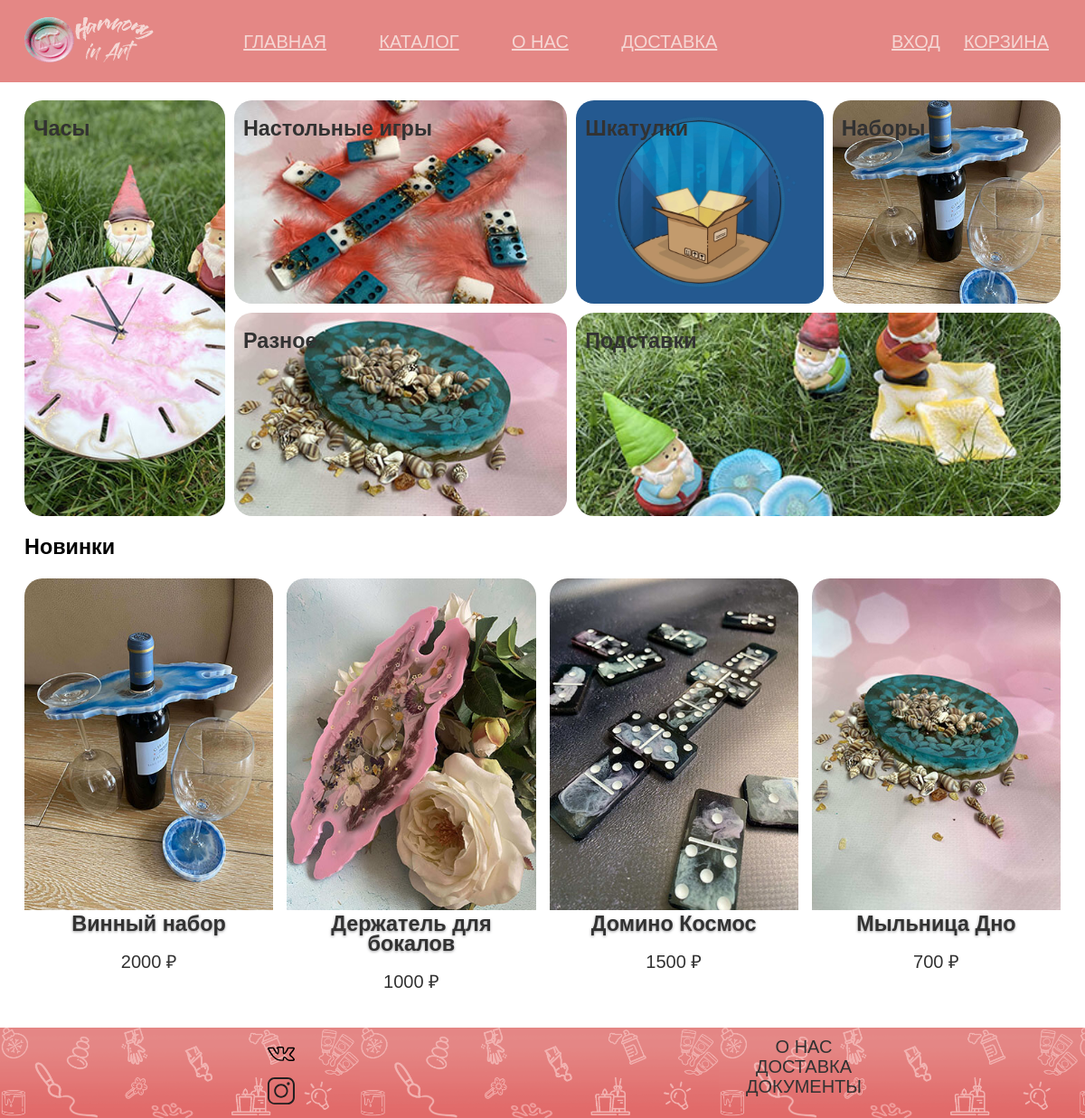
The page / on the database its author committed.
### tables this page shows
CREATE TABLE `categories` (
  `category_id` int(11) NOT NULL,
  `title` varchar(255) NOT NULL,
  `translation` varchar(255) NOT NULL,
  `photo` text NOT NULL
);

CREATE TABLE `goods` (
  `id` int(11) NOT NULL,
  `title` varchar(255) NOT NULL,
  `description` text DEFAULT NULL,
  `title_photo` text NOT NULL,
  `photos` text DEFAULT NULL,
  `price` int(11) NOT NULL
);

### index.php (called while the page is built, shortened)
<?php
require 'models/Category.php';
$newItems = Category::showCategoryNew();
$clock = Category::getCategoryById(1);
$boardGames = Category::getCategoryById(2);
$coster = Category::getCategoryById(3);
$kit = Category::getCategoryById(4);
$others = Category::getCategoryById(5);
$box = Category::getCategoryById(6);
require 'views/index_view.php';

### models/Category.php (called while the page is built, shortened)
<?php
class Category {
    public static function showCategoryNew() {
        $pdo = DBConnect::getConnection();
        $query = "SELECT goods.id, goods.title, title_photo, price
        FROM goods, connection, categories
        WHERE goods.id = good_id
        AND category_id = id_category
        AND categories.title = 'new'
        LIMIT 4;";
        return $pdo->query($query)->fetchAll();
    }
    public static function getCategoryById($id) {
        $pdo = DBConnect::getConnection();
        $query = "SELECT * FROM `categories` WHERE `category_id` = ?;;";
        $result = $pdo->prepare($query);
        $result->execute([$id]);
        return $result->fetch();
    }
}
?>

### views/index_view.php (the view, shortened to what this page needs)
<?php require 'Components/header.php'; ?>
    <main class="page-main">
        <section class="categories">
            <div class="category-clock category">
                <a class="category__link" href="catalog.php?id=<?=$clock['category_id']?>">
                    <h3><?= $clock['translation'] ?></h3>
                </a>
            </div>
            <div class="category-board-game category">
                <a class="category__link" href="catalog.php?id=<?=$boardGames['category_id']?>">
                    <h3><?= $boardGames['translation'] ?></h3>
                </a>
            </div>
            <div class="category-box category">
                <a class="category__link" href="catalog.php?id=<?=$box['category_id']?>">
                    <h3><?= $box['translation'] ?></h3>
                </a>
            </div>
            <div class="category-kit category">
                <a class="category__link" href="catalog.php?id=<?=$kit['category_id']?>">
                    <h3><?= $kit['translation'] ?></h3>
                </a>
            </div>
            <div class="category-others category">
                <a class="category__link" href="catalog.php?id=<?=$others['category_id']?>">
                    <h3><?= $others['translation'] ?></h3>
                </a>
            </div>
            <div class="category-coster category">
                <a class="category__link" href="catalog.php?id=<?=$coster['category_id']?>">
                    <h3><?= $coster['translation'] ?></h3>
                </a>
            </div>
        </section>
        <section class="new goods">
            <h3>Новинки</h3>
            <div class="goods-container">
                <?php foreach($newItems as $item) :?>
                    <a href="goods_detail.php?id=<?=$item['id']?>">
                <div class="goods__item">
                    <div>
                        <img class="good__img" src="<?= $item['title_photo']; ?>" width="100%" alt="<?= $item['title']; ?>">
                    </div>
                    <div>
                        <h3 class="good__title"><?= $item['title']; ?></h3>
                        <p class="good__price"><?= $item['price'] ?> <span class="rub">&#8381;</span></p>
                    </div>
                </div>
                    </a>
                <?php endforeach;?>
            </div>
        </section>
    </main>
<?php require 'components/footer.php'; ?>

### views/Components/header.php (shortened to what this page needs)
<!DOCTYPE html>
<html lang="ru">
  <head>
    <link rel="stylesheet" href="css/admin.css">
  </head>
  <body>
    <header class="page-header">
        <a href="index.php">
            <img class="page-header__logo-img" src="img/logo.png" width="146" height="87" alt="Harmony in Art">
        </a>
        <nav class="main-nav main-nav--closed main-nav--nojs">
            <ul class="main-nav__menu menu-list">
                <li><a href="index.php" class="menu-list__link">Главная</a></li>
                <li><a href="catalog.php" class="menu-list__link">Каталог</a></li>
                <li><a href="#" class="menu-list__link">О нас</a></li>
                <li><a href="#" class="menu-list__link">Доставка</a></li>
            </ul>
            <ul class="main-nav__user-menu">
                <li class="main-nav__user-item"><a href="admin.php" class="menu-list__link login-btn">Вход</a>
                </li>
                <li><a class="menu-list__link">Корзина</a></li>
            </ul>
        </nav>
    </header>

### views/Components/footer.php (shortened to what this page needs)
<footer class="page-footer">
        <ul class="footer-social">
            <li>
                <a class="footer-social__link footer-social__link--vk" target="_blunk" href="https://vk.com/harmonyinart">
                </a>
            </li>
            <li>
                <a class="footer-social__link footer-social__link--inst" target="_blunk" href="#">
                </a>
            </li>
        </ul>
        <nav class="footer-menu">
            <ul>
                <li><a class="footer-menu__link" href="#">О нас</a></li>
                <li><a class="footer-menu__link" href="#">Доставка</a></li>
                <li><a class="footer-menu__link" href="#">Документы</a></li>
            </ul>
        </nav>
    </footer>
  </body>
</html>

### rows shown on the page
categories: translation "Часы"
categories: translation "Настольные игры"
categories: translation "Шкатулки"
categories: translation "Наборы"
categories: translation "Разное"
categories: translation "Подставки"
goods: title_photo (picture), title "Винный набор", price "2000"
goods: title_photo (picture), title "Держатель для бокалов", price "1000"
goods: title_photo+title (picture), title "Домино Космос", price "1500"
goods: title_photo (picture), title "Мыльница Дно", price "700"
